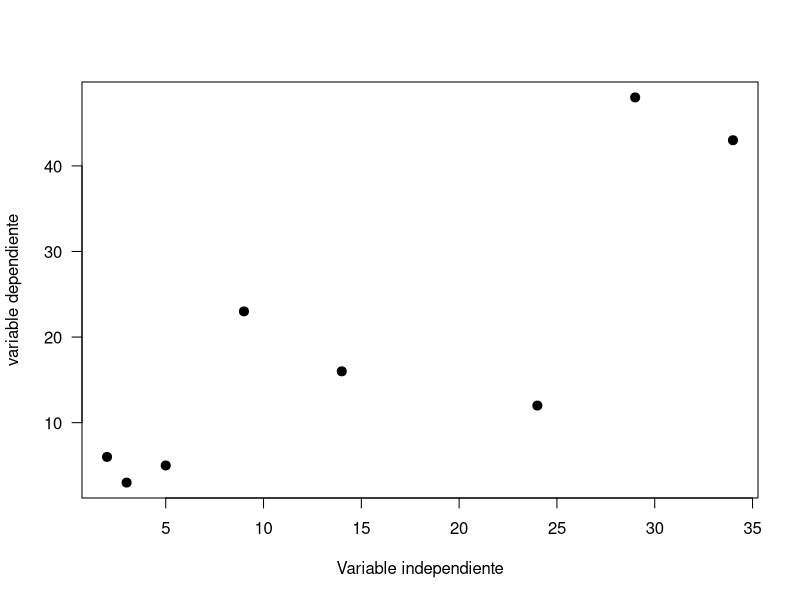
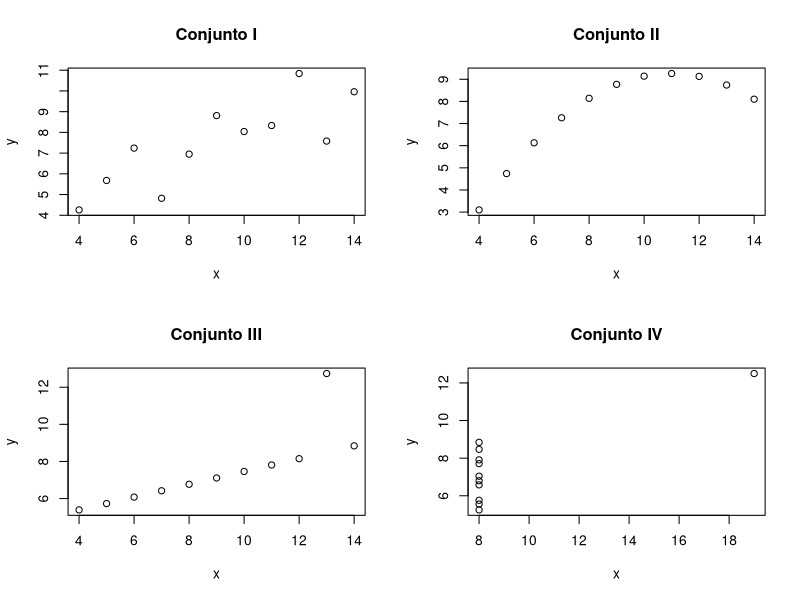

Write R code to recreate these figures, in order.
# Creo el data frame con los datos de la imagen
speed <- c(2, 3, 5, 9, 14, 24, 29, 34)
abundance <- c(6, 3, 5, 23, 16, 12, 48, 43)

datos <- data.frame(speed, abundance)

plot(abundance ~ speed, data = datos,
     xlab = "Variable independiente",
     ylab = "variable dependiente",
     pch = 19,        # Puntos sólidos/rellenos
     cex = 1.2,       # Tamaño de los puntos
     las = 1)         # Orientación horizontal de los números del eje Y
cor.test(speed, abundance, alternative = "greater", method = "pearson")
# Esto indica una correlacion, debido a que el valor es menor a 0.05

# Conjunto I
x1 <- c(10,8,13,9,11,14,6,4,12,7,5)
y1 <- c(8.04,6.95,7.58,8.81,8.33,9.96,7.24,4.26,10.84,4.82,5.68)

# Conjunto II
x2 <- c(10,8,13,9,11,14,6,4,12,7,5)
y2 <- c(9.14,8.14,8.74,8.77,9.26,8.10,6.13,3.10,9.13,7.26,4.74)

# Conjunto III
x3 <- c(10,8,13,9,11,14,6,4,12,7,5)
y3 <- c(7.46,6.77,12.74,7.11,7.81,8.84,6.08,5.39,8.15,6.42,5.73)

# Conjunto IV
x4 <- c(8,8,8,8,8,8,8,19,8,8,8)
y4 <- c(6.58,5.76,7.71,8.84,8.47,7.04,5.25,12.50,5.56,7.91,6.80)


# GRÁFICAS

par(mfrow=c(2,2))

plot(x1,y1,main="Conjunto I",xlab="x",ylab="y")
plot(x2,y2,main="Conjunto II",xlab="x",ylab="y")
plot(x3,y3,main="Conjunto III",xlab="x",ylab="y")
plot(x4,y4,main="Conjunto IV",xlab="x",ylab="y")

par(mfrow=c(1,1))


# CORRELACIÓN

cor.test(x1,y1)
cor.test(x2,y2)
cor.test(x3,y3)
cor.test(x4,y4)


# MEDIAS

mean(x1)
mean(y1)

mean(x2)
mean(y2)

mean(x3)
mean(y3)

mean(x4)
mean(y4)


# VARIANZAS

var(x1)
var(y1)

var(x2)
var(y2)

var(x3)
var(y3)

var(x4)
var(y4)
